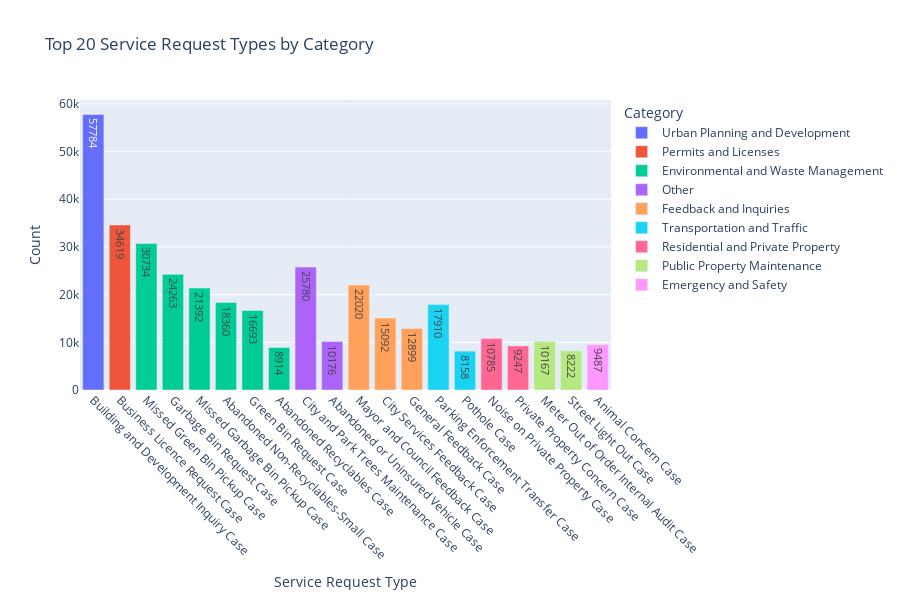

The notebook cell this image was saved under:
### Code cell
import plotly.express as px

df = service_requests

# Count occurrences of service request types and categories
service_request_counts = (
    df.groupby(["Service request type", "Category"])
    .size()
    .reset_index(name="Count")
)

# Sort by count and select top 20
top_20 = service_request_counts.sort_values(by="Count", ascending=False).head(20)

# Plot with Plotly
fig = px.bar(
    top_20,
    x="Service request type",
    y="Count",
    color="Category",
    title="Top 20 Service Request Types by Category",
    labels={"Service request type": "Service Request Type", "Count": "Number of Requests"},
    text="Count",
)

# Customize layout
fig.update_layout(
    xaxis_tickangle=45,
    xaxis_title="Service Request Type",
    yaxis_title="Count",
    legend_title="Category",
    height=600,
    width=900
)

# Display in Streamlit
# st.plotly_chart(fig)

### Figure 1 — Plotly figure (JSON) as saved in the notebook; plotly's stock layout.template omitted (floating-point values rounded to 4 significant figures)
{"data": [{"alignmentgroup": "True", "hovertemplate": "Category=Urban Planning and Development<br>Service Request Type=%{x}<br>Number of Requests=%{text}<extra></extra>", "legendgroup": "Urban Planning and Development", "marker": {"color": "#636efa", "pattern": {"shape": ""}}, "name": "Urban Planning and Development", "offsetgroup": "Urban Planning and Development", "orientation": "v", "showlegend": true, "text": [57784], "textposition": "auto", "type": "bar", "x": ["Building and Development Inquiry Case"], "xaxis": "x", "y": [57784], "yaxis": "y"}, {"alignmentgroup": "True", "hovertemplate": "Category=Permits and Licenses<br>Service Request Type=%{x}<br>Number of Requests=%{text}<extra></extra>", "legendgroup": "Permits and Licenses", "marker": {"color": "#EF553B", "pattern": {"shape": ""}}, "name": "Permits and Licenses", "offsetgroup": "Permits and Licenses", "orientation": "v", "showlegend": true, "text": [34619], "textposition": "auto", "type": "bar", "x": ["Business Licence Request Case"], "xaxis": "x", "y": [34619], "yaxis": "y"}, {"alignmentgroup": "True", "hovertemplate": "Category=Environmental and Waste Management<br>Service Request Type=%{x}<br>Number of Requests=%{text}<extra></extra>", "legendgroup": "Environmental and Waste Management", "marker": {"color": "#00cc96", "pattern": {"shape": ""}}, "name": "Environmental and Waste Management", "offsetgroup": "Environmental and Waste Management", "orientation": "v", "showlegend": true, "text": [30734, 24263, 21392, 18360, 16693, 8914], "textposition": "auto", "type": "bar", "x": ["Missed Green Bin Pickup Case", "Garbage Bin Request Case", "Missed Garbage Bin Pickup Case", "Abandoned Non-Recyclables-Small Case", "Green Bin Request Case", "Abandoned Recyclables Case"], "xaxis": "x", "y": [30734, 24263, 21392, 18360, 16693, 8914], "yaxis": "y"}, {"alignmentgroup": "True", "hovertemplate": "Category=Other<br>Service Request Type=%{x}<br>Number of Requests=%{text}<extra></extra>", "legendgroup": "Other", "marker": {"color": "#ab63fa", "pattern": {"shape": ""}}, "name": "Other", "offsetgroup": "Other", "orientation": "v", "showlegend": true, "text": [25780, 10176], "textposition": "auto", "type": "bar", "x": ["City and Park Trees Maintenance Case", "Abandoned or Uninsured Vehicle Case"], "xaxis": "x", "y": [25780, 10176], "yaxis": "y"}, {"alignmentgroup": "True", "hovertemplate": "Category=Feedback and Inquiries<br>Service Request Type=%{x}<br>Number of Requests=%{text}<extra></extra>", "legendgroup": "Feedback and Inquiries", "marker": {"color": "#FFA15A", "pattern": {"shape": ""}}, "name": "Feedback and Inquiries", "offsetgroup": "Feedback and Inquiries", "orientation": "v", "showlegend": true, "text": [22020, 15092, 12899], "textposition": "auto", "type": "bar", "x": ["Mayor and Council Feedback Case", "City Services Feedback Case", "General Feedback Case"], "xaxis": "x", "y": [22020, 15092, 12899], "yaxis": "y"}, {"alignmentgroup": "True", "hovertemplate": "Category=Transportation and Traffic<br>Service Request Type=%{x}<br>Number of Requests=%{text}<extra></extra>", "legendgroup": "Transportation and Traffic", "marker": {"color": "#19d3f3", "pattern": {"shape": ""}}, "name": "Transportation and Traffic", "offsetgroup": "Transportation and Traffic", "orientation": "v", "showlegend": true, "text": [17910, 8158], "textposition": "auto", "type": "bar", "x": ["Parking Enforcement Transfer Case", "Pothole Case"], "xaxis": "x", "y": [17910, 8158], "yaxis": "y"}, {"alignmentgroup": "True", "hovertemplate": "Category=Residential and Private Property<br>Service Request Type=%{x}<br>Number of Requests=%{text}<extra></extra>", "legendgroup": "Residential and Private Property", "marker": {"color": "#FF6692", "pattern": {"shape": ""}}, "name": "Residential and Private Property", "offsetgroup": "Residential and Private Property", "orientation": "v", "showlegend": true, "text": [10785, 9247], "textposition": "auto", "type": "bar", "x": ["Noise on Private Property Case", "Private Property Concern Case"], "xaxis": "x", "y": [10785, 9247], "yaxis": "y"}, {"alignmentgroup": "True", "hovertemplate": "Category=Public Property Maintenance<br>Service Request Type=%{x}<br>Number of Requests=%{text}<extra></extra>", "legendgroup": "Public Property Maintenance", "marker": {"color": "#B6E880", "pattern": {"shape": ""}}, "name": "Public Property Maintenance", "offsetgroup": "Public Property Maintenance", "orientation": "v", "showlegend": true, "text": [10167, 8222], "textposition": "auto", "type": "bar", "x": ["Meter Out of Order Internal Audit Case", "Street Light Out Case"], "xaxis": "x", "y": [10167, 8222], "yaxis": "y"}, {"alignmentgroup": "True", "hovertemplate": "Category=Emergency and Safety<br>Service Request Type=%{x}<br>Number of Requests=%{text}<extra></extra>", "legendgroup": "Emergency and Safety", "marker": {"color": "#FF97FF", "pattern": {"shape": ""}}, "name": "Emergency and Safety", "offsetgroup": "Emergency and Safety", "orientation": "v", "showlegend": true, "text": [9487], "textposition": "auto", "type": "bar", "x": ["Animal Concern Case"], "xaxis": "x", "y": [9487], "yaxis": "y"}], "layout": {"barmode": "relative", "height": 600, "legend": {"title": {"text": "Category"}, "tracegroupgap": 0}, "title": {"text": "Top 20 Service Request Types by Category"}, "width": 900, "xaxis": {"anchor": "y", "domain": [0, 1], "tickangle": 45, "title": {"text": "Service Request Type"}}, "yaxis": {"anchor": "x", "domain": [0, 1], "title": {"text": "Count"}}}}
